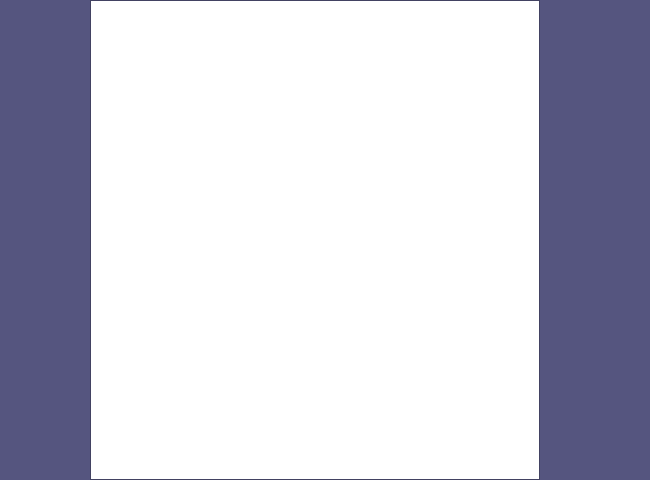
<?xml version="1.0" encoding="UTF-8"?>
<ui version="4.0">
 <class>window</class>
 <widget class="QDialog" name="window">
  <property name="geometry">
   <rect>
    <x>0</x>
    <y>0</y>
    <width>650</width>
    <height>480</height>
   </rect>
  </property>
  <property name="minimumSize">
   <size>
    <width>450</width>
    <height>480</height>
   </size>
  </property>
  <property name="maximumSize">
   <size>
    <width>650</width>
    <height>480</height>
   </size>
  </property>
  <property name="palette">
   <palette>
    <active>
     <colorrole role="Base">
      <brush brushstyle="SolidPattern">
       <color alpha="255">
        <red>255</red>
        <green>255</green>
        <blue>255</blue>
       </color>
      </brush>
     </colorrole>
     <colorrole role="Window">
      <brush brushstyle="SolidPattern">
       <color alpha="255">
        <red>85</red>
        <green>85</green>
        <blue>127</blue>
       </color>
      </brush>
     </colorrole>
    </active>
    <inactive>
     <colorrole role="Base">
      <brush brushstyle="SolidPattern">
       <color alpha="255">
        <red>255</red>
        <green>255</green>
        <blue>255</blue>
       </color>
      </brush>
     </colorrole>
     <colorrole role="Window">
      <brush brushstyle="SolidPattern">
       <color alpha="255">
        <red>85</red>
        <green>85</green>
        <blue>127</blue>
       </color>
      </brush>
     </colorrole>
    </inactive>
    <disabled>
     <colorrole role="Base">
      <brush brushstyle="SolidPattern">
       <color alpha="255">
        <red>85</red>
        <green>85</green>
        <blue>127</blue>
       </color>
      </brush>
     </colorrole>
     <colorrole role="Window">
      <brush brushstyle="SolidPattern">
       <color alpha="255">
        <red>85</red>
        <green>85</green>
        <blue>127</blue>
       </color>
      </brush>
     </colorrole>
    </disabled>
   </palette>
  </property>
  <property name="windowTitle">
   <string>Filippakoc_pacman_demo</string>
  </property>
  <widget class="QGraphicsView" name="graphicsView">
   <property name="geometry">
    <rect>
     <x>90</x>
     <y>0</y>
     <width>450</width>
     <height>480</height>
    </rect>
   </property>
   <property name="minimumSize">
    <size>
     <width>450</width>
     <height>480</height>
    </size>
   </property>
   <property name="maximumSize">
    <size>
     <width>640</width>
     <height>480</height>
    </size>
   </property>
   <property name="verticalScrollBarPolicy">
    <enum>Qt::ScrollBarAlwaysOff</enum>
   </property>
   <property name="horizontalScrollBarPolicy">
    <enum>Qt::ScrollBarAlwaysOff</enum>
   </property>
   <property name="backgroundBrush">
    <brush brushstyle="SolidPattern">
     <color alpha="255">
      <red>0</red>
      <green>0</green>
      <blue>0</blue>
     </color>
    </brush>
   </property>
  </widget>
 </widget>
 <layoutdefault spacing="6" margin="11"/>
 <resources/>
 <connections/>
</ui>
